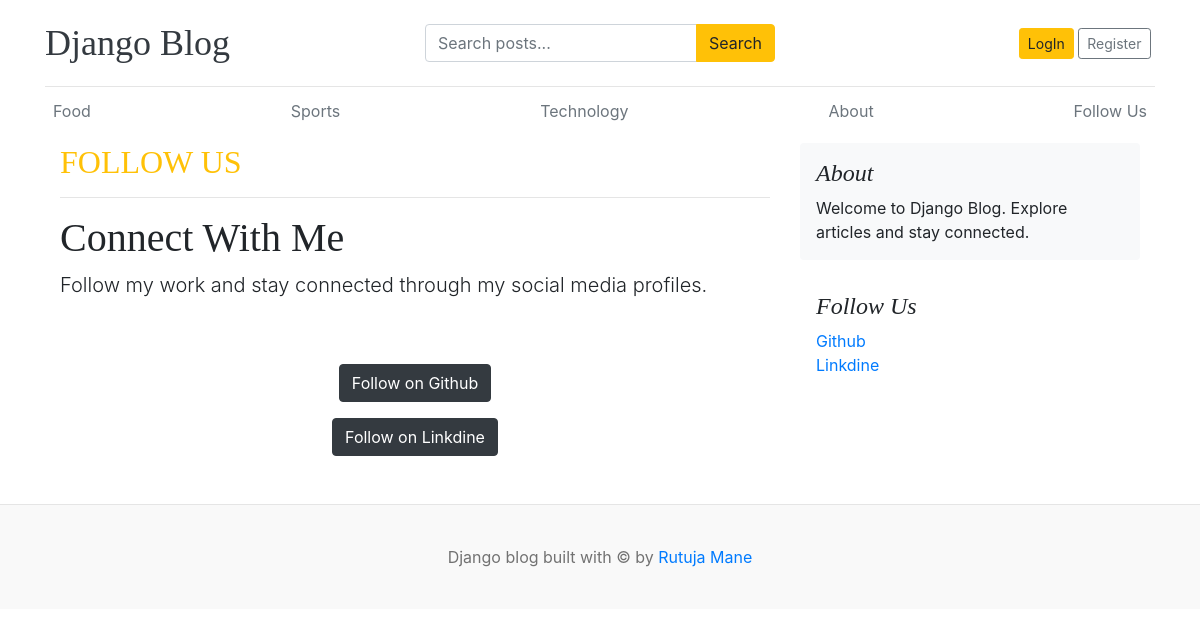
The app's page /follow-us/ with its own data.
### blogs/models.py (models this page shows, shortened)
class Category(models.Model):
  category_name = models.CharField(max_length=50,unique=True)
  created_at = models.DateTimeField(auto_now_add=True)
  updated_at = models.DateTimeField(auto_now=True)
  class Meta:
    verbose_name_plural = 'categories'

class SocialLink(models.Model):
    platform = models.CharField(max_length=50)
    url = models.URLField()
    is_active = models.BooleanField(default=True)
    created_at = models.DateTimeField(auto_now_add=True)

### blogs/views.py (the view)
# urls.py: path('follow-us/', BlogsView.follow_us, name='follow_us'),
def follow_us(request):
    return render(request, 'follow_us.html')

### blogs/context_processors.py (called while the page is built)
def get_categories(request):
  categories = Category.objects.all()
  return dict(categories=categories)

def social_links(request):
    return {
        'social_links': SocialLink.objects.filter(is_active=True)
    }

### templates/follow_us.html
{% extends 'base.html' %}
{% block content %}
<div class="container">
    <div class="row">
        <div class="col-md-8 blog-main">
            <div class="blog-post">
                <h2 class="text-uppercase text-warning">
                    Follow Us
                </h2>
                <hr>
                <h1 class="blog-post-title">
                    Connect With Me
                </h1>
                <p class="lead">
                    Follow my work and stay connected through my social
                    media profiles.
                </p>
            </div>
            <div class="text-center mb-5">
                {% for social in social_links %}
                    <div class="mb-3">
                        <a
                            href="{{ social.url }}"
                            target="_blank"
                            class="btn btn-dark"
                        >
                            Follow on {{ social.platform }}
                        </a>
                    </div>
                {% empty %}
                    <p class="text-muted">
                        Social links will be added soon.
                    </p>
                {% endfor %}
            </div>
        </div>
        <aside class="col-md-4 blog-sidebar">
            <div class="p-3 mb-3 bg-light rounded">
                <h4 class="font-italic">
                    About
                </h4>
                <p class="mb-0">
                    Welcome to Django Blog.
                    Explore articles and stay connected.
                </p>
            </div>
            <div class="p-3">
                <h4 class="font-italic">
                    Follow Us
                </h4>
                <ol class="list-unstyled">
                    {% for social in social_links %}
                        <li>
                            <a
                                href="{{ social.url }}"
                                target="_blank"
                            >
                                {{ social.platform }}
                            </a>
                        </li>
                    {% empty %}
                        <li>
                            No social links available.
                        </li>
                    {% endfor %}
                </ol>
            </div>
        </aside>
    </div>
</div>
{% endblock %}

### templates/base.html (shortened to what this page needs)
{% load static %}
<!doctype html>
<html lang="en">
  <head>
    <link
      href="https://getbootstrap.com/docs/4.0/dist/css/bootstrap.min.css"
      rel="stylesheet"
    />
    <link
      href="{% static 'css/blog.css' %}"
      rel="stylesheet"
    />
    <link rel="stylesheet" href="https://cdnjs.cloudflare.com/ajax/libs/font-awesome/4.7.0/css/font-awesome.min.css">
  </head>
  <body>
    <div class="container">
     <header class="blog-header py-3">
    <div class="row align-items-center">
        <div class="col-md-4">
            <a class="blog-header-logo text-dark" href="/">
                Django Blog
            </a>
        </div>
        <div class="col-md-4">
            <form action="{% url 'search' %}" method="GET">
                <div class="input-group">
                    <input
                        class="form-control"
                        type="text"
                        name="keyword"
                        placeholder="Search posts..."
                        required
                    >
                    <div class="input-group-append">
                        <button
                            class="btn btn-warning"
                            type="submit"
                        >
                            Search
                        </button>
                    </div>
                </div>
            </form>
        </div>
        <div class="col-md-4 d-flex justify-content-end align-items-center">
            {% if not user.is_authenticated %}
            <a
                class="btn btn-sm btn-warning"
                href="{% url 'login' %}"
            >
                LogIn
            </a>
            <a
                class="btn btn-sm btn-outline-secondary"
                href="{% url 'register' %}"
            >
                Register
            </a>
          {% endif %}
        </div>
    </div>
</header>
      <div class="nav-scroller py-1 mb-2">
        <nav class="nav d-flex justify-content-between">
            {% for cat in categories %}
              <a
                class="p-2 text-muted"
                href="{% url 'posts_by_category' cat.id %}"
              >
                {{ cat.category_name }}
              </a>
            {% endfor %}
            <a
                class="p-2 text-muted"
                href="{% url 'about' %}"
            >
                About
            </a>
            <a
                class="p-2 text-muted"
                href="{% url 'follow_us' %}"
            >
                Follow Us
            </a>
        </nav>
      </div>
      {% block content %}
      {% endblock %}
    </div>
    <footer class="blog-footer">
      <p>
        Django blog built with © by
        <a href="#">Rutuja Mane</a>
      </p>
    </footer>
  </body>
</html>

### static/css/blog.css (style rules this page uses)
.blog-header { border-bottom: 1px solid #e5e5e5; }
.blog-header-logo { font-family: "Playfair Display", Georgia, "Times New Roman", serif; font-size: 2.25rem; }
h1, h2, h3, h4, h5, h6 { font-family: "Playfair Display", Georgia, "Times New Roman", serif; }
.blog-post { margin-bottom: 4rem; }
.blog-post-title { font-size: 2.5rem; }
.blog-footer { padding: 2.5rem 0; color: #727272; text-align: center; background-color: #f9f9f9; border-top: .05rem solid #e5e5e5; }
.blog-footer p:last-child { margin-bottom: 0; }

### records on screen
Category: category_name "Food"
Category: category_name "Sports"
Category: category_name "Technology"
SocialLink: platform "Github"
SocialLink: platform "Linkdine"
